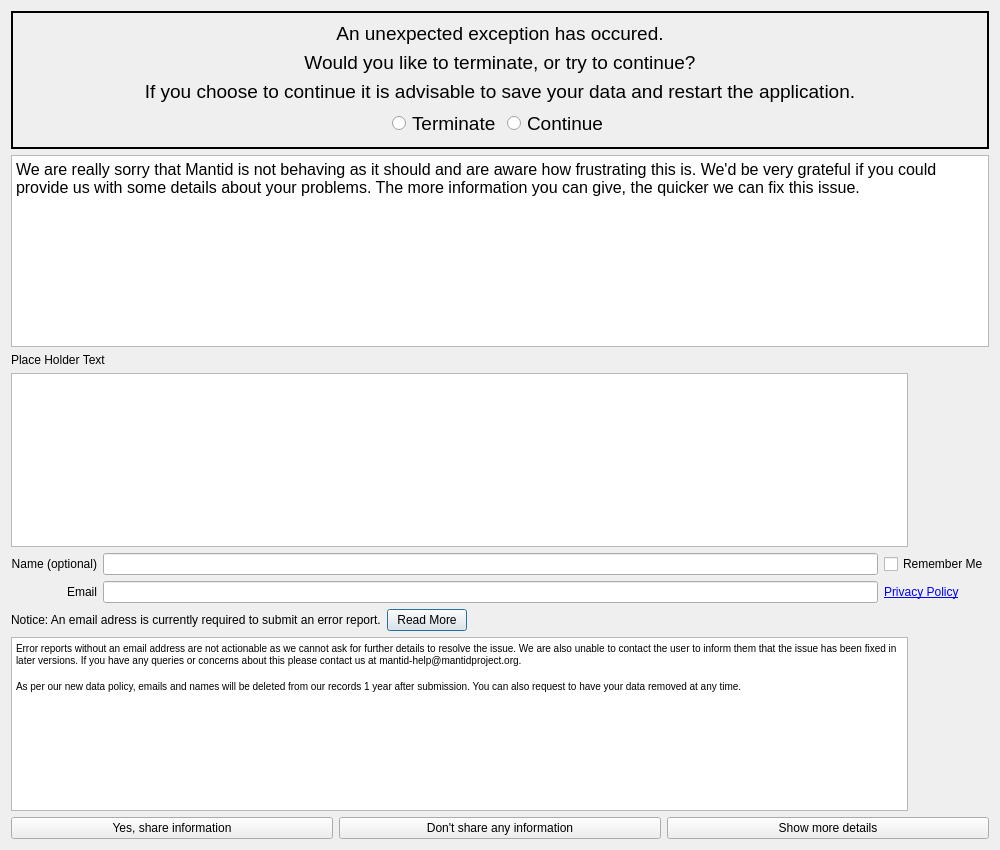
<?xml version="1.0" encoding="UTF-8"?>
<ui version="4.0">
 <class>Errorreport</class>
 <widget class="QDialog" name="Errorreport">
  <property name="geometry">
   <rect>
    <x>0</x>
    <y>0</y>
    <width>1000</width>
    <height>850</height>
   </rect>
  </property>
  <property name="sizePolicy">
   <sizepolicy hsizetype="MinimumExpanding" vsizetype="Expanding">
    <horstretch>0</horstretch>
    <verstretch>0</verstretch>
   </sizepolicy>
  </property>
  <property name="windowTitle">
   <string>Error Report</string>
  </property>
  <layout class="QGridLayout" name="gridLayout_3">
   <item row="5" column="0" colspan="2">
    <layout class="QGridLayout" name="gridLayout">
     <item row="0" column="1">
      <widget class="QLineEdit" name="input_name_line_edit">
       <property name="maxLength">
        <number>128</number>
       </property>
      </widget>
     </item>
     <item row="1" column="2">
      <widget class="QLabel" name="privacy_policy_label">
       <property name="focusPolicy">
        <enum>Qt::ClickFocus</enum>
       </property>
       <property name="autoFillBackground">
        <bool>false</bool>
       </property>
       <property name="frameShape">
        <enum>QFrame::NoFrame</enum>
       </property>
       <property name="frameShadow">
        <enum>QFrame::Plain</enum>
       </property>
       <property name="text">
        <string>&lt;html&gt;&lt;head/&gt;&lt;body&gt;&lt;p&gt;&lt;a href=&quot;https://www.mantidproject.org/privacy#details-of-data-retention&quot;&gt;&lt;span style=&quot; text-decoration: underline; color:#0000ff;&quot;&gt;Privacy Policy&lt;/span&gt;&lt;/a&gt;&lt;/p&gt;&lt;/body&gt;&lt;/html&gt;</string>
       </property>
       <property name="textFormat">
        <enum>Qt::RichText</enum>
       </property>
       <property name="openExternalLinks">
        <bool>false</bool>
       </property>
       <property name="textInteractionFlags">
        <set>Qt::TextBrowserInteraction</set>
       </property>
      </widget>
     </item>
     <item row="0" column="2">
      <widget class="QCheckBox" name="rememberContactInfoCheckbox">
       <property name="focusPolicy">
        <enum>Qt::ClickFocus</enum>
       </property>
       <property name="toolTip">
        <string>&lt;html&gt;&lt;head/&gt;&lt;body&gt;&lt;p&gt;Tick to save your name and email locally. They will be prefilled next time to make sending error reports more convenient.&lt;/p&gt;&lt;/body&gt;&lt;/html&gt;</string>
       </property>
       <property name="text">
        <string>Remember Me</string>
       </property>
      </widget>
     </item>
     <item row="1" column="1">
      <widget class="QLineEdit" name="input_email_line_edit">
       <property name="maxLength">
        <number>128</number>
       </property>
       <property name="frame">
        <bool>true</bool>
       </property>
      </widget>
     </item>
     <item row="1" column="0">
      <widget class="QLabel" name="label_2">
       <property name="layoutDirection">
        <enum>Qt::LeftToRight</enum>
       </property>
       <property name="text">
        <string>Email</string>
       </property>
       <property name="alignment">
        <set>Qt::AlignRight|Qt::AlignTrailing|Qt::AlignVCenter</set>
       </property>
      </widget>
     </item>
     <item row="0" column="0">
      <widget class="QLabel" name="label">
       <property name="text">
        <string>Name (optional)</string>
       </property>
       <property name="alignment">
        <set>Qt::AlignRight|Qt::AlignTrailing|Qt::AlignVCenter</set>
       </property>
      </widget>
     </item>
    </layout>
   </item>
   <item row="6" column="0">
    <layout class="QHBoxLayout" name="horizontalLayout_2">
     <property name="leftMargin">
      <number>0</number>
     </property>
     <property name="topMargin">
      <number>0</number>
     </property>
     <property name="rightMargin">
      <number>0</number>
     </property>
     <property name="bottomMargin">
      <number>0</number>
     </property>
     <item>
      <widget class="QLabel" name="email_notice_text">
       <property name="text">
        <string>Notice: An email adress is currently required to submit an error report.</string>
       </property>
      </widget>
     </item>
     <item>
      <widget class="QPushButton" name="email_notice_button">
       <property name="text">
        <string>Read More</string>
       </property>
      </widget>
     </item>
     <item>
      <spacer name="horizontalSpacer_3">
       <property name="orientation">
        <enum>Qt::Horizontal</enum>
       </property>
       <property name="sizeHint" stdset="0">
        <size>
         <width>40</width>
         <height>20</height>
        </size>
       </property>
      </spacer>
     </item>
    </layout>
   </item>
   <item row="0" column="0" colspan="2">
    <widget class="QFrame" name="continue_terminate_frame">
     <property name="font">
      <font>
       <pointsize>14</pointsize>
      </font>
     </property>
     <property name="frameShape">
      <enum>QFrame::Box</enum>
     </property>
     <property name="lineWidth">
      <number>2</number>
     </property>
     <layout class="QGridLayout" name="gridLayout_2">
      <item row="1" column="0">
       <layout class="QHBoxLayout" name="horizontalLayout_3">
        <item>
         <spacer name="horizontalSpacer">
          <property name="orientation">
           <enum>Qt::Horizontal</enum>
          </property>
          <property name="sizeHint" stdset="0">
           <size>
            <width>40</width>
            <height>20</height>
           </size>
          </property>
         </spacer>
        </item>
        <item>
         <widget class="QRadioButton" name="radioButtonExit">
          <property name="focusPolicy">
           <enum>Qt::ClickFocus</enum>
          </property>
          <property name="text">
           <string>Terminate</string>
          </property>
         </widget>
        </item>
        <item>
         <widget class="QRadioButton" name="radioButtonContinue">
          <property name="focusPolicy">
           <enum>Qt::ClickFocus</enum>
          </property>
          <property name="text">
           <string>Continue</string>
          </property>
         </widget>
        </item>
        <item>
         <spacer name="horizontalSpacer_2">
          <property name="orientation">
           <enum>Qt::Horizontal</enum>
          </property>
          <property name="sizeHint" stdset="0">
           <size>
            <width>40</width>
            <height>20</height>
           </size>
          </property>
         </spacer>
        </item>
       </layout>
      </item>
      <item row="0" column="0">
       <layout class="QVBoxLayout" name="verticalLayout_2">
        <item>
         <widget class="QLabel" name="label_5">
          <property name="text">
           <string>An unexpected exception has occured.</string>
          </property>
          <property name="alignment">
           <set>Qt::AlignCenter</set>
          </property>
         </widget>
        </item>
        <item>
         <widget class="QLabel" name="label_3">
          <property name="text">
           <string>Would you like to terminate, or try to continue?</string>
          </property>
          <property name="alignment">
           <set>Qt::AlignCenter</set>
          </property>
         </widget>
        </item>
        <item>
         <widget class="QLabel" name="label_4">
          <property name="text">
           <string>If you choose to continue it is advisable to save your data and restart the application.</string>
          </property>
          <property name="alignment">
           <set>Qt::AlignCenter</set>
          </property>
         </widget>
        </item>
       </layout>
      </item>
     </layout>
    </widget>
   </item>
   <item row="3" column="0">
    <widget class="QTextEdit" name="input_free_text">
     <property name="sizePolicy">
      <sizepolicy hsizetype="MinimumExpanding" vsizetype="Expanding">
       <horstretch>0</horstretch>
       <verstretch>0</verstretch>
      </sizepolicy>
     </property>
     <property name="minimumSize">
      <size>
       <width>400</width>
       <height>0</height>
      </size>
     </property>
     <property name="autoFillBackground">
      <bool>false</bool>
     </property>
     <property name="frameShadow">
      <enum>QFrame::Plain</enum>
     </property>
     <property name="placeholderText">
      <string/>
     </property>
    </widget>
   </item>
   <item row="2" column="0">
    <widget class="QLabel" name="free_text_length_label">
     <property name="text">
      <string>Place Holder Text</string>
     </property>
    </widget>
   </item>
   <item row="8" column="0" colspan="2">
    <layout class="QHBoxLayout" name="horizontalLayout">
     <item>
      <widget class="QPushButton" name="fullShareButton">
       <property name="focusPolicy">
        <enum>Qt::ClickFocus</enum>
       </property>
       <property name="toolTip">
        <string>&lt;html&gt;&lt;head/&gt;&lt;body&gt;&lt;p&gt;Information about your system architecture and mantid version are shared as well as a hashed user ID. For a full list see the privacy policy linked above.&lt;/p&gt;&lt;p&gt;The name, email and additional info entered in the boxes above are also shared.&lt;/p&gt;&lt;/body&gt;&lt;/html&gt;</string>
       </property>
       <property name="text">
        <string>Yes, share information</string>
       </property>
      </widget>
     </item>
     <item>
      <widget class="QPushButton" name="noShareButton">
       <property name="focusPolicy">
        <enum>Qt::ClickFocus</enum>
       </property>
       <property name="toolTip">
        <string>&lt;html&gt;&lt;head/&gt;&lt;body&gt;&lt;p&gt;No error report is sent.&lt;/p&gt;&lt;/body&gt;&lt;/html&gt;</string>
       </property>
       <property name="text">
        <string>Don't share any information</string>
       </property>
      </widget>
     </item>
     <item>
      <widget class="QPushButton" name="moreDetailsButton">
       <property name="focusPolicy">
        <enum>Qt::ClickFocus</enum>
       </property>
       <property name="text">
        <string>Show more details</string>
       </property>
      </widget>
     </item>
    </layout>
   </item>
   <item row="3" column="1">
    <widget class="QLabel" name="icon">
     <property name="enabled">
      <bool>true</bool>
     </property>
     <property name="sizePolicy">
      <sizepolicy hsizetype="Fixed" vsizetype="Fixed">
       <horstretch>0</horstretch>
       <verstretch>0</verstretch>
      </sizepolicy>
     </property>
     <property name="minimumSize">
      <size>
       <width>75</width>
       <height>161</height>
      </size>
     </property>
     <property name="text">
      <string/>
     </property>
     <property name="pixmap">
      <pixmap>../../../../mantid-xcode/mantid/images/crying_mantid.png</pixmap>
     </property>
     <property name="scaledContents">
      <bool>true</bool>
     </property>
    </widget>
   </item>
   <item row="1" column="0" colspan="2">
    <widget class="QTextBrowser" name="requestTextBrowser">
     <property name="sizePolicy">
      <sizepolicy hsizetype="Expanding" vsizetype="Fixed">
       <horstretch>0</horstretch>
       <verstretch>0</verstretch>
      </sizepolicy>
     </property>
     <property name="focusPolicy">
      <enum>Qt::ClickFocus</enum>
     </property>
     <property name="frameShadow">
      <enum>QFrame::Plain</enum>
     </property>
     <property name="verticalScrollBarPolicy">
      <enum>Qt::ScrollBarAlwaysOff</enum>
     </property>
     <property name="html">
      <string>&lt;!DOCTYPE HTML PUBLIC &quot;-//W3C//DTD HTML 4.0//EN&quot; &quot;http://www.w3.org/TR/REC-html40/strict.dtd&quot;&gt;
&lt;html&gt;&lt;head&gt;&lt;meta name=&quot;qrichtext&quot; content=&quot;1&quot; /&gt;&lt;style type=&quot;text/css&quot;&gt;
p, li { white-space: pre-wrap; }
&lt;/style&gt;&lt;/head&gt;&lt;body style=&quot; font-family:'MS Shell Dlg 2'; font-size:7.8pt; font-weight:400; font-style:normal;&quot;&gt;
&lt;p style=&quot; margin-top:0px; margin-bottom:0px; margin-left:0px; margin-right:0px; -qt-block-indent:0; text-indent:0px;&quot;&gt;&lt;span style=&quot; font-family:'.SF NS Text'; font-size:12pt; color:#000000;&quot;&gt;We are really sorry that Mantid is not behaving as it should and are aware how frustrating this is. We'd be very grateful if you could provide us with some details about your problems. The more information you can give, the quicker we can fix this issue.&lt;/span&gt;&lt;/p&gt;&lt;/body&gt;&lt;/html&gt;</string>
     </property>
     <property name="openExternalLinks">
      <bool>true</bool>
     </property>
     <property name="openLinks">
      <bool>true</bool>
     </property>
    </widget>
   </item>
   <item row="7" column="0">
    <widget class="QTextBrowser" name="email_notice_expanded_text">
     <property name="sizePolicy">
      <sizepolicy hsizetype="Expanding" vsizetype="Expanding">
       <horstretch>0</horstretch>
       <verstretch>0</verstretch>
      </sizepolicy>
     </property>
     <property name="html">
      <string>&lt;!DOCTYPE HTML PUBLIC &quot;-//W3C//DTD HTML 4.0//EN&quot; &quot;http://www.w3.org/TR/REC-html40/strict.dtd&quot;&gt;
&lt;html&gt;&lt;head&gt;&lt;meta name=&quot;qrichtext&quot; content=&quot;1&quot; /&gt;&lt;style type=&quot;text/css&quot;&gt;
p, li { white-space: pre-wrap; }
&lt;/style&gt;&lt;/head&gt;&lt;body style=&quot; font-family:'MS Shell Dlg 2'; font-size:7.8pt; font-weight:400; font-style:normal;&quot;&gt;
&lt;p style=&quot; margin-top:0px; margin-bottom:0px; margin-left:0px; margin-right:0px; -qt-block-indent:0; text-indent:0px;&quot;&gt;Error reports without an email address are not actionable as we cannot ask for further details to resolve the issue. We are also unable to contact the user to inform them that the issue has been fixed in later versions. If you have any queries or concerns about this please contact us at mantid-help@mantidproject.org.&lt;/p&gt;
&lt;p style=&quot;-qt-paragraph-type:empty; margin-top:0px; margin-bottom:0px; margin-left:0px; margin-right:0px; -qt-block-indent:0; text-indent:0px;&quot;&gt;&lt;br /&gt;&lt;/p&gt;
&lt;p style=&quot; margin-top:0px; margin-bottom:0px; margin-left:0px; margin-right:0px; -qt-block-indent:0; text-indent:0px;&quot;&gt;As per our new data policy, emails and names will be deleted from our records 1 year after submission. You can also request to have your data removed at any time.&lt;/p&gt;&lt;/body&gt;&lt;/html&gt;</string>
     </property>
    </widget>
   </item>
  </layout>
 </widget>
 <tabstops>
  <tabstop>input_free_text</tabstop>
  <tabstop>input_name_line_edit</tabstop>
  <tabstop>input_email_line_edit</tabstop>
 </tabstops>
 <resources/>
 <connections/>
</ui>
